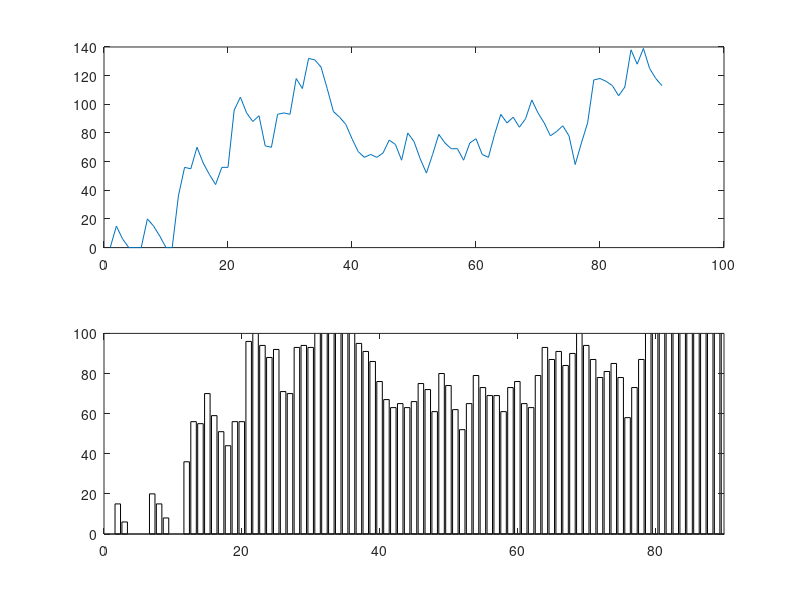
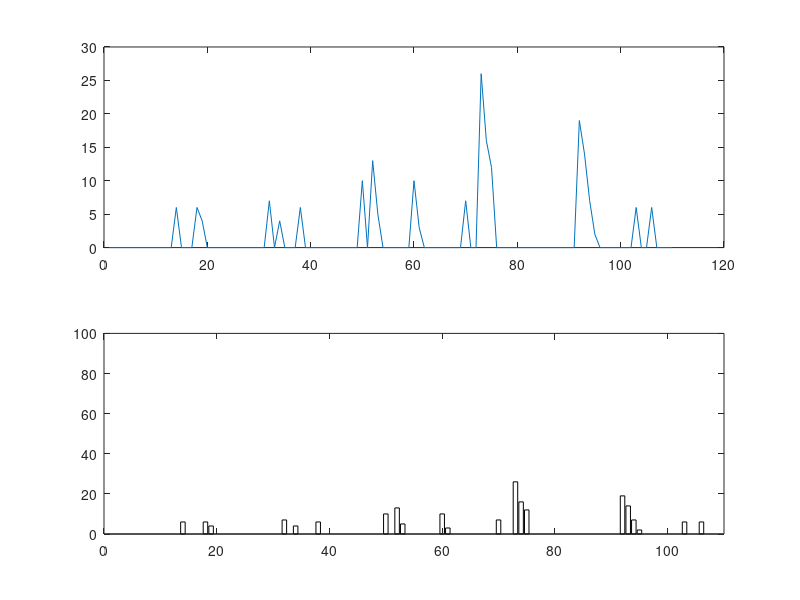
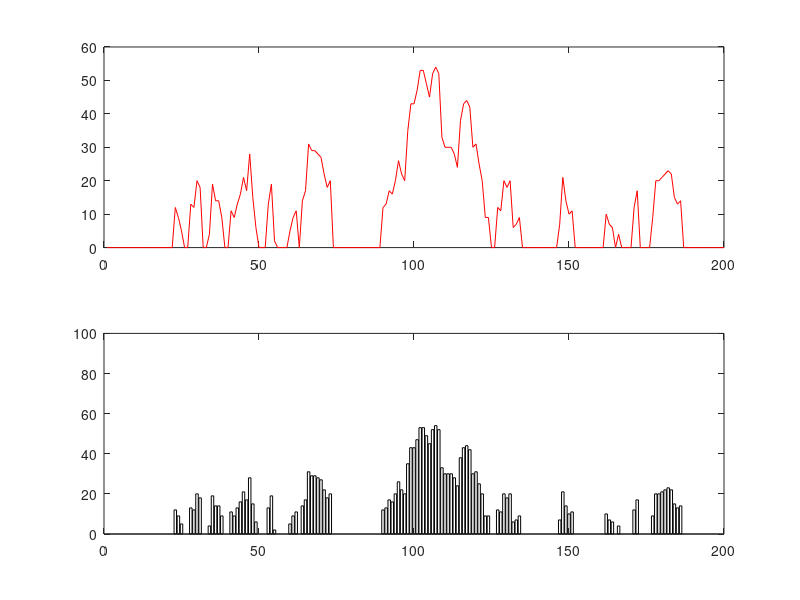

Here is the MATLAB script that generated these plots, in order:
function []=planeX()
T=200;
N_VIP=ceil(T*0.45);
N=T-N_VIP;

M_A=2;
M_VIP=1;
M_B=5;

% A_VIP服务台
X_A_VIP=zeros(N_VIP,5);
Y_VIP=zeros(M_VIP,1);
Z_VIP=zeros(M_VIP,N_VIP);

% 到达A_VIP服务台时间间隔服从泊松分布
lam_VIP=12.9565;
time_arrive_A_VIP=zeros(1,N_VIP);
time_arrive_A_VIP(1)=0;

for i=2:N_VIP
    time_arrive_A_VIP(i)=ceil(poissrnd(lam_VIP))+time_arrive_A_VIP(i-1);
    X_A_VIP(i,1)=time_arrive_A_VIP(i);
end

% A_VIP服务台服务时间间隔服从负指数分布
u=1/11.3125;
time_check_A_VIP=zeros(1,N_VIP);
for i=1:N_VIP
    time_check_A_VIP(i)=ceil(exprnd(1/u));
    X_A_VIP(i,2)=time_check_A_VIP(i);
end

% A_VIP服务台检查
for i=1:N_VIP
    if time_arrive_A_VIP(i)>=max(Y_VIP)
        X_A_VIP(i,3)=0;
        Y_VIP(1,1)=time_arrive_A_VIP(i)+time_check_A_VIP(i);
        Z_VIP(1,i)=time_check_A_VIP(i);
    elseif time_arrive_A_VIP(i)<min(Y_VIP)
        [m,~]=find(Y_VIP==min(Y_VIP));
        Y_VIP(m(1),1)=min(Y_VIP)+time_check_A_VIP(i);
        X_A_VIP(i,3)=min(Y_VIP)-time_arrive_A_VIP(i);
        Z_VIP(m(1),i)=time_check_A_VIP(i);
    else
        [m,~]=find(Y_VIP==min(Y_VIP));
        Y_VIP(m(1),1)=time_arrive_A_VIP(i)+time_check_A_VIP(i);
        X_A_VIP(i,3)=0;
        Z_VIP(m(1),i)=time_check_A_VIP(i);
    end
    X_A_VIP(i,4)=X_A_VIP(i,1)+X_A_VIP(i,2)+X_A_VIP(i,3);
    X_A_VIP(i,5)=1;
end

time_wait_TAL_A_VIP=0;
for i=1:N_VIP
    time_wait_TAL_A_VIP=time_wait_TAL_A_VIP+X_A_VIP(i,3);
end
disp(time_wait_TAL_A_VIP/N_VIP);
disp(N/X_A_VIP(N_VIP,4)*60);

figure(1)
i=1:N_VIP;
subplot(2,1,1);
plot(i,X_A_VIP(i,3));
subplot(2,1,2);
bar(i,X_A_VIP(i,3),'white');
axis([0 N_VIP 0 100]);


% A服务台
X_A=zeros(N,5);
Y=zeros(M_A,1);
Z=zeros(M_A,N);

% 到达A服务台时间间隔服从泊松分布
lam=9.193;
time_arrive_A=zeros(1,N);
time_arrive_A(1)=0;

for i=2:N
    time_arrive_A(i)=ceil(poissrnd(lam))+time_arrive_A(i-1);
    X_A(i,1)=time_arrive_A(i);
end


% A服务台服务时间间隔服从负指数分布
u=1/11.3125;
time_check_A=zeros(1,N);
for i=1:N
    time_check_A(i)=ceil(exprnd(1/u));
    X_A(i,2)=time_check_A(i);
end

% for i=1:M
%     Y(i,1)=time_arrive(i)+time_check(i);
% end

% A服务台检查
for i=1:N
    if time_arrive_A(i)>=max(Y)
        X_A(i,3)=0;
        Y(1,1)=time_arrive_A(i)+time_check_A(i);
        Z(1,i)=time_check_A(i);
    elseif time_arrive_A(i)<min(Y)
        [m,~]=find(Y==min(Y));
        Y(m(1),1)=min(Y)+time_check_A(i);
        X_A(i,3)=min(Y)-time_arrive_A(i);
        Z(m(1),i)=time_check_A(i);
    else
        [m,~]=find(Y==min(Y));
        Y(m(1),1)=time_arrive_A(i)+time_check_A(i);
        X_A(i,3)=0;
        Z(m(1),i)=time_check_A(i);
    end
    X_A(i,4)=X_A(i,1)+X_A(i,2)+X_A(i,3);
end

time_wait_TAL_A=0;
for i=1:N
    time_wait_TAL_A=time_wait_TAL_A+X_A(i,3);
end
disp(time_wait_TAL_A/N);
disp(N/X_A(N,4)*60);

figure(2)
i=1:N;
subplot(2,1,1);
plot(i,X_A(i,3));
subplot(2,1,2);
bar(i,X_A(i,3),'white');
axis([0 N 0 100]);

% 拼合旅客
X=[X_A;X_A_VIP];
for i=1:T
    j=1;
    while j<=T
        if X(i,4)>=X(j,4)
            j=j+1;
        else
            X([i j],:)=X([j i],:);
        end
    end
end

% B服务台
X_B=zeros(N,3);
Y_B=zeros(M_B,1);
Z_B=zeros(M_B,N);

% 到达B服务台时间
time_arrive_B=zeros(1,N);
for i=1:T
    time_arrive_B(i)=X(i,1)+X(i,2)+X(i,3);
    X_B(i,1)=time_arrive_B(i);
end

% B服务台服务时间间隔服从负指数分布
u=1/28.6207;
time_check_B=zeros(1,N);
for i=1:T
    if X(i,5)==1
        time_check_B(i)=ceil(exprnd(1/u-10));
    else
        time_check_B(i)=ceil(exprnd(1/u));
    end
    X_B(i,2)=time_check_B(i);
end

% B服务台检查
for i=1:T
    if time_arrive_B(i)>=max(Y_B)
        X_B(i,3)=0;
        Y_B(1,1)=time_arrive_B(i)+time_check_B(i);
        Z_B(1,i)=time_check_B(i);
    elseif time_arrive_B(i)<min(Y_B)
        [m,~]=find(Y_B==min(Y_B));
        Y_B(m(1),1)=min(Y_B)+time_check_B(i);
        X_B(i,3)=min(Y_B)-time_arrive_B(i);
        Z_B(m(1),i)=time_check_B(i);
    else
        [m,~]=find(Y_B==min(Y_B));
        Y_B(m(1),1)=time_arrive_B(i)+time_check_B(i);
        X_B(i,3)=0;
        Z_B(m(1),i)=time_check_B(i);
    end
end

figure(3)
i=1:T;
subplot(2,1,1);
plot(i,X_B(i,3),'red');
subplot(2,1,2);
bar(i,X_B(i,3),'white');
axis([0 T 0 100]);

time_wait_TAL_B=0;
for i=1:T
    time_wait_TAL_B=time_wait_TAL_B+X_B(i,3);
end
disp(time_wait_TAL_B/N);
disp(N/X(T,4)*60);
